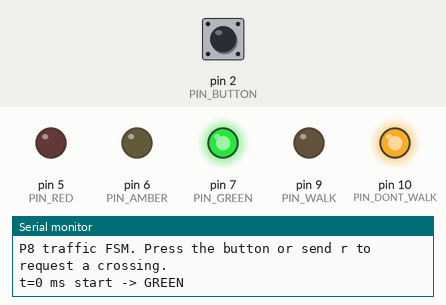
This sketch was run on a simulated Arduino Uno, built with avr-gcc and run on an emulated ATmega328P. On the bench: output pins drawn as LEDs (lit = HIGH), the last lines printed to the serial monitor. The test bench sets the inputs (shaded band); at power-on: pin 2 (PIN_BUTTON) HIGH.

Above: at 1.2 s.
1.3 s: pin 2 (PIN_BUTTON) pulled LOW for 0.15 s
At 6.2 s:
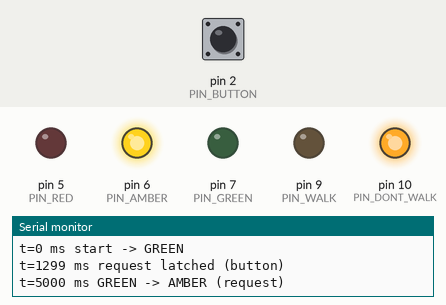
At 7.8 s:
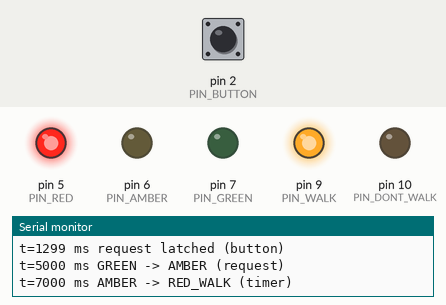
Timing chart, 0 to 15.0 s (numbered marks = the images above; inputs shaded):
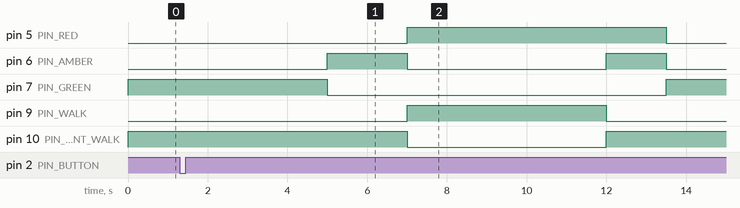

Measured:
- after the input at 1.3 s, pin 5 (PIN_RED): LOW → HIGH after 5.7 s, → LOW 6.5 s later; pin 6 (PIN_AMBER): LOW → HIGH after 3.7 s, → LOW 2.0 s later, → HIGH 5.0 s later, → LOW 1.5 s later

The sketch:

p08_traffic_fsm.ino
```cpp
// WSU-COS 209 The Circuit-to-Cloud Workshop
// Practical 8: Finite state machines  |  Lab sketch: pedestrian crossing traffic lights
// (c) 2026 Wellspring University, Faculty of Computing. For registered WSU-COS 209 students.
//
// Wiring (every LED: pin -> 330 ohm -> LED -> GND):
//   traffic:    Red D5, Amber D6, Green D7
//   pedestrian: Walk (green LED) D9, Don't walk (red LED) D10
//   request button: D2 -> button -> GND (internal pull-up, pressed = LOW)
// Serial command: r = simulate a press of the request button.
//
// States and what leaves them:
//   GREEN      (min 5 s)  -> AMBER      when a request is latched AND 5 s have passed
//   AMBER      (2 s)      -> RED_WALK   timer
//   RED_WALK   (5 s)      -> RED_AMBER  timer (walk light on, request cleared)
//   RED_AMBER  (1.5 s)    -> GREEN      timer
//
// NON-BLOCKING: loop() never calls delay(). It checks the time with millis()
// and returns quickly, so the button is noticed at any moment.

// All times in milliseconds.
const unsigned long GREEN_MIN_MS = 5000;
const unsigned long AMBER_MS = 2000;
const unsigned long RED_WALK_MS = 5000;
const unsigned long RED_AMBER_MS = 1500;

const int PIN_BUTTON = 2;
const int PIN_RED = 5;
const int PIN_AMBER = 6;
const int PIN_GREEN = 7;
const int PIN_WALK = 9;
const int PIN_DONT_WALK = 10;

// An enum gives names to the states (like constants GREEN = 0, AMBER = 1, ...).
enum State { GREEN, AMBER, RED_WALK, RED_AMBER };

State state = GREEN;
unsigned long stateStartMs = 0;   // when we entered the current state
bool requestLatched = false;      // has someone asked to cross?

const char* stateName(State s) {
  switch (s) {
    case GREEN:     return "GREEN";
    case AMBER:     return "AMBER";
    case RED_WALK:  return "RED_WALK";
    case RED_AMBER: return "RED_AMBER";
  }
  return "?";
}

// Set all five lamps for a state.
void setLights(State s) {
  digitalWrite(PIN_RED,   s == RED_WALK || s == RED_AMBER);
  digitalWrite(PIN_AMBER, s == AMBER || s == RED_AMBER);
  digitalWrite(PIN_GREEN, s == GREEN);
  digitalWrite(PIN_WALK,  s == RED_WALK);
  digitalWrite(PIN_DONT_WALK, s != RED_WALK);
}

// Move to a new state: log it, remember the time, switch the lights.
void enterState(State next, const char* reason) {
  Serial.print("t=");
  Serial.print(millis());
  Serial.print(" ms ");
  Serial.print(stateName(state));
  Serial.print(" -> ");
  Serial.print(stateName(next));
  Serial.print(" (");
  Serial.print(reason);
  Serial.println(")");

  state = next;
  stateStartMs = millis();
  setLights(state);
  if (state == RED_WALK) {
    requestLatched = false;       // the request is being served now
  }
}

// Remember a crossing request (ignored while the walk light is already on).
void latchRequest(const char* source) {
  if (!requestLatched && state != RED_WALK) {
    requestLatched = true;
    Serial.print("t=");
    Serial.print(millis());
    Serial.print(" ms request latched (");
    Serial.print(source);
    Serial.println(")");
  }
}

void setup() {
  Serial.begin(115200);
  pinMode(PIN_BUTTON, INPUT_PULLUP);
  pinMode(PIN_RED, OUTPUT);
  pinMode(PIN_AMBER, OUTPUT);
  pinMode(PIN_GREEN, OUTPUT);
  pinMode(PIN_WALK, OUTPUT);
  pinMode(PIN_DONT_WALK, OUTPUT);

  Serial.println("P8 traffic FSM. Press the button or send r to request a crossing.");
  state = GREEN;
  stateStartMs = millis();
  setLights(state);
  Serial.print("t=");
  Serial.print(millis());
  Serial.println(" ms start -> GREEN");
}

void loop() {
  // 1. Inputs: the button (pressed = LOW) and the serial command r.
  if (digitalRead(PIN_BUTTON) == LOW) {
    latchRequest("button");
  }
  if (Serial.available() > 0) {
    char c = Serial.read();
    if (c == 'r') {
      latchRequest("serial");
    }
  }

  // 2. How long have we been in this state?
  unsigned long timeInState = millis() - stateStartMs;

  // 3. The state machine: each case decides if it is time to leave.
  switch (state) {
    case GREEN:
      if (requestLatched && timeInState >= GREEN_MIN_MS) {
        enterState(AMBER, "request");
      }
      break;
    case AMBER:
      if (timeInState >= AMBER_MS) {
        enterState(RED_WALK, "timer");
      }
      break;
    case RED_WALK:
      if (timeInState >= RED_WALK_MS) {
        enterState(RED_AMBER, "timer");
      }
      break;
    case RED_AMBER:
      if (timeInState >= RED_AMBER_MS) {
        enterState(GREEN, "timer");
      }
      break;
  }
}
```
